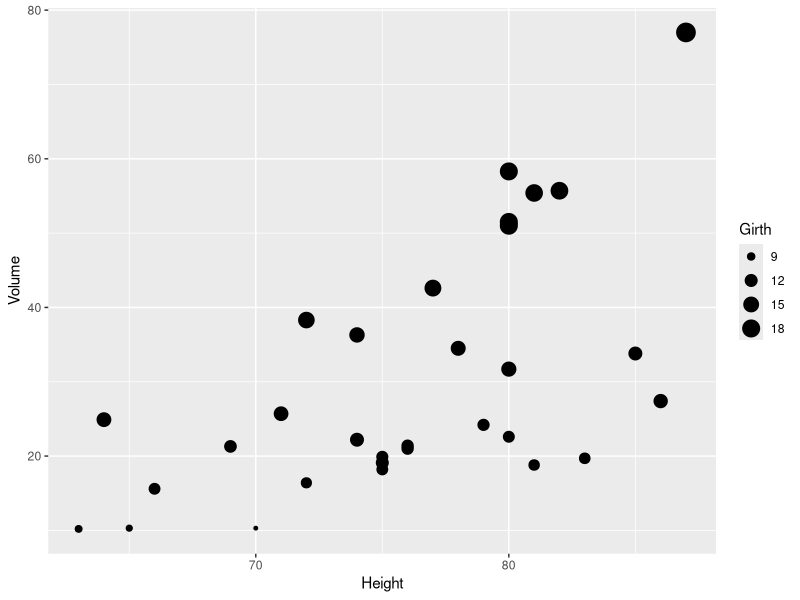
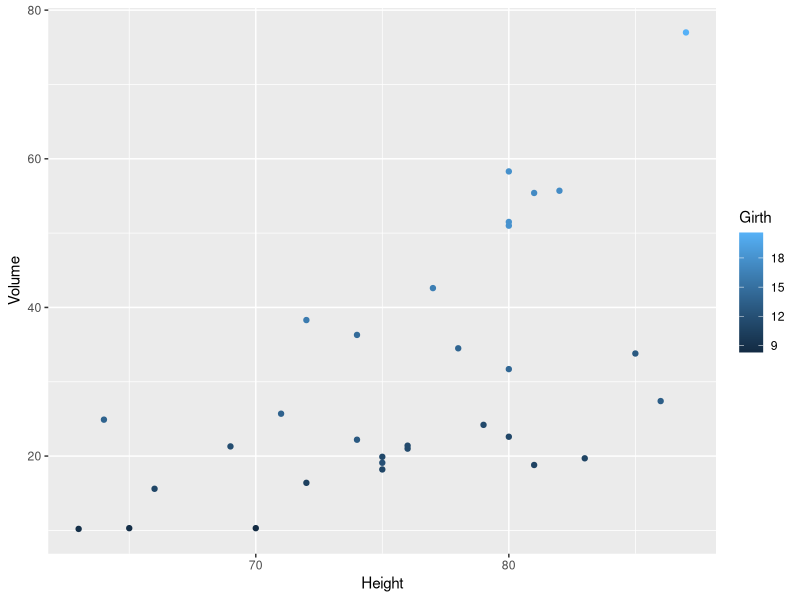
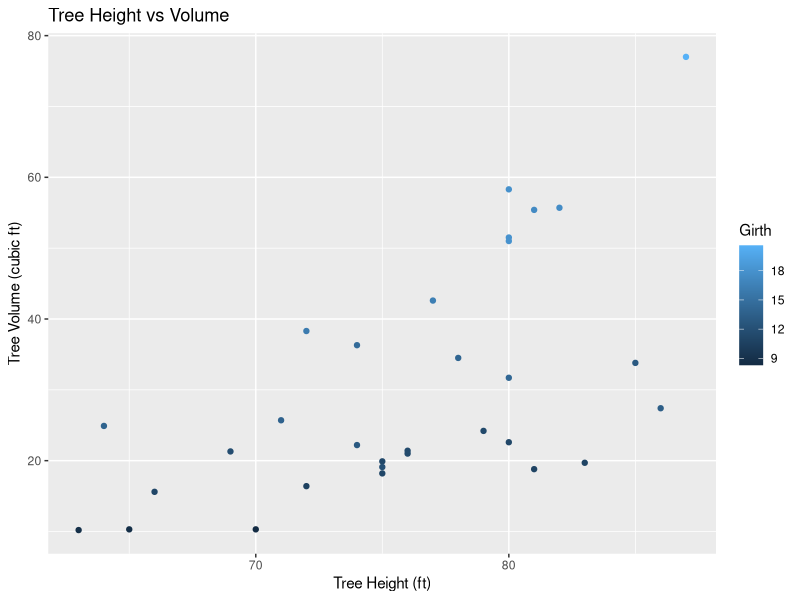
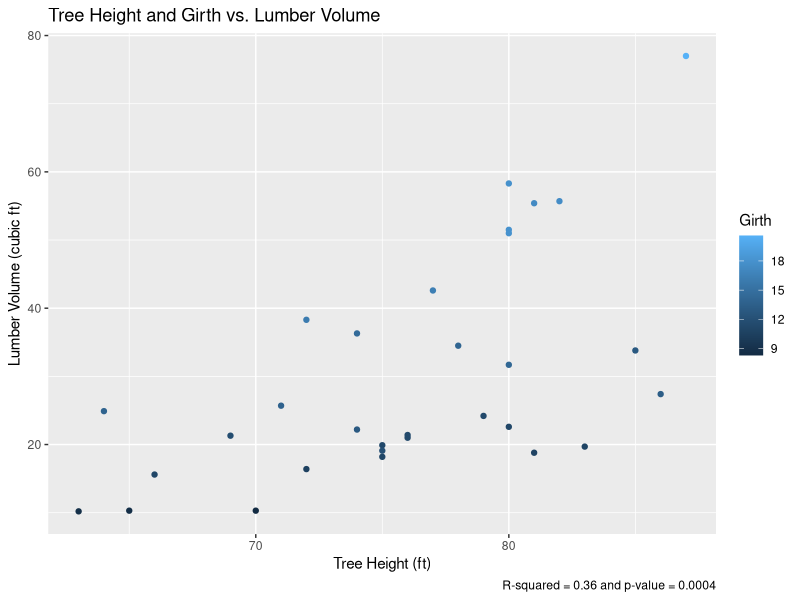
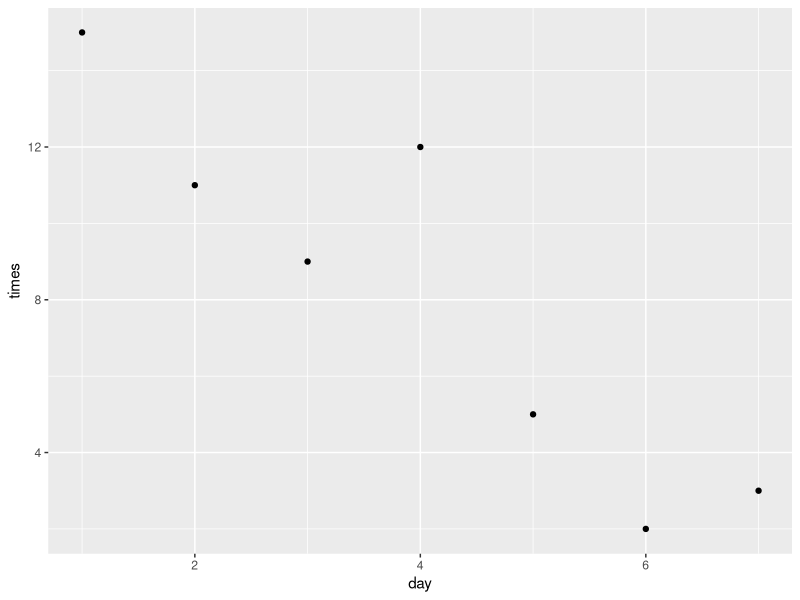
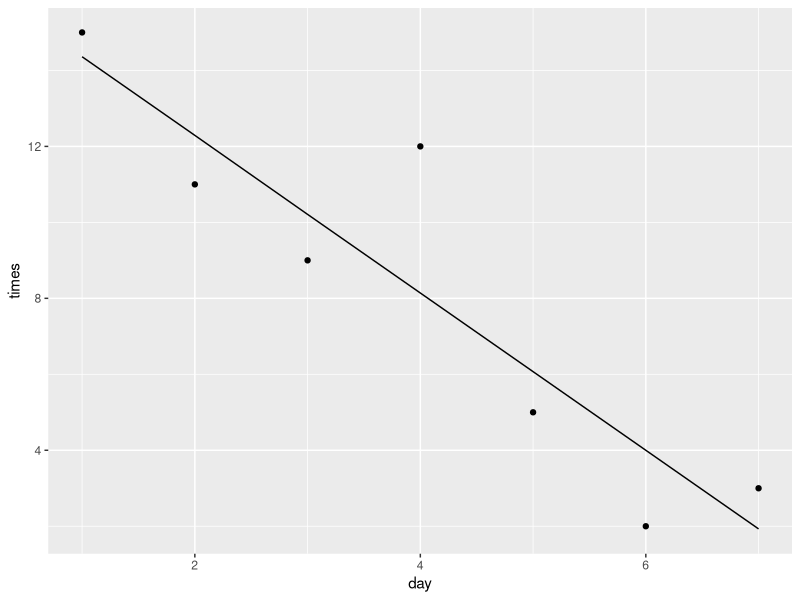
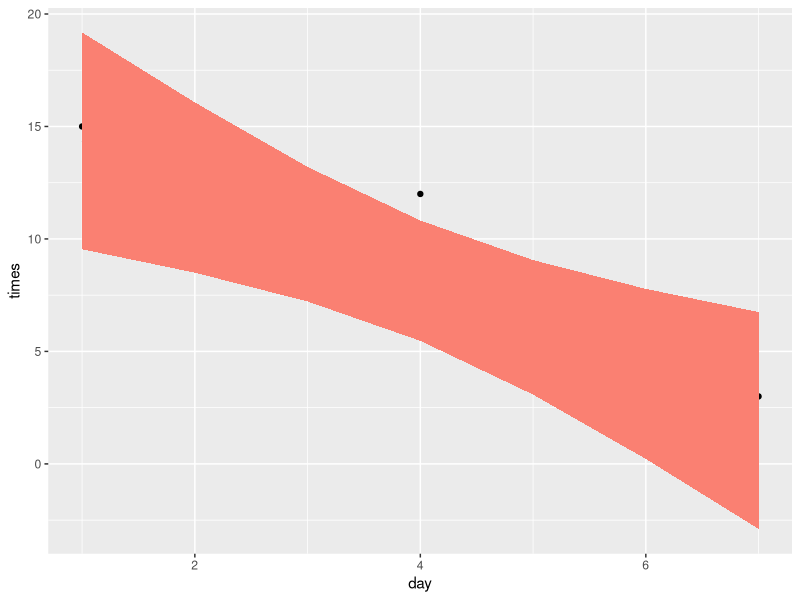
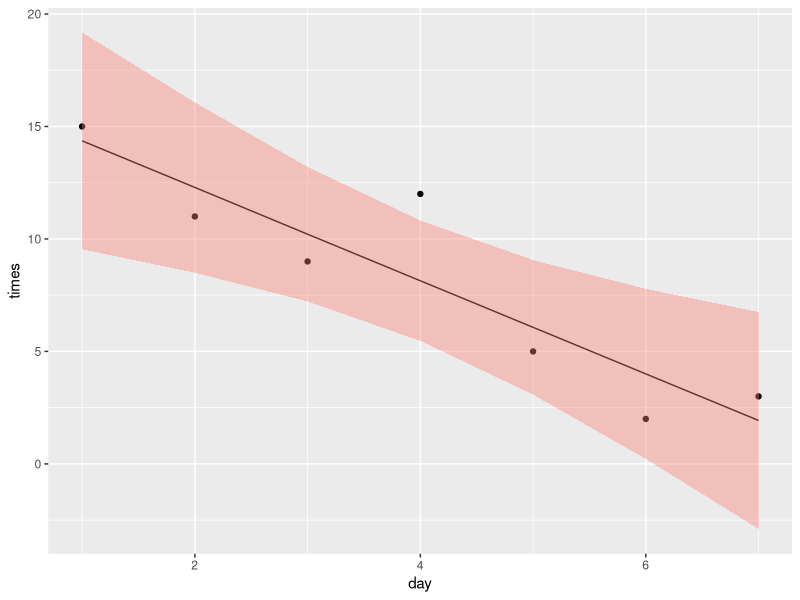

The R source for these figures, in order:
## ---- chunk 1
library(tidyverse)
library(ggplot2)
library(MASS)
## ---- chunk 2
ggplot( data=trees, aes(x=Height, y=Volume) ) +  
    geom_point( aes(size=Girth) ) 
## ---- chunk 3
ggplot( data=trees, aes(x=Height, y=Volume) ) +  
    geom_point( aes(color=Girth) ) 
## ---- chunk 4
ggplot( data=trees, aes(x=Height, y=Volume) ) +  
    geom_point( aes(color=Girth) ) + labs( title='Tree Height vs Volume' ) +
  labs( x="Tree Height (ft)", y="Tree Volume (cubic ft)" ) +
  labs( color="Girth")
## ---- chunk 5
ggplot( data=trees, aes(x=Height, y=Volume) ) +  
    geom_point( aes(color=Girth) ) + labs( title='Tree Height and Girth vs. Lumber Volume' ) +
  labs( x="Tree Height (ft)", y="Lumber Volume (cubic ft)" ) +
  labs( color="Girth") + labs( caption = "R-squared = 0.36 and p-value = 0.0004" )
## ---- chunk 6
Rosy <- data.frame(
  times = c(15, 11, 9, 12, 5, 2, 3),
  day   = 1:7,
  yhat  = c(14.36, 12.29, 10.21, 8.14, 6.07, 4.00,  1.93),
  lwr   = c( 9.54,  8.5,   7.22, 5.47, 3.08, 0.22, -2.89),
  upr   = c(19.18, 16.07, 13.2, 10.82, 9.06, 7.78,  6.75))
## ---- chunk 7
ggplot( data=Rosy, aes(x=day, y=times) ) +  
    geom_point()
## ---- chunk 8
ggplot(Rosy, aes(x=day)) +
  geom_point(aes(y=times)) +
  geom_line( aes(y=yhat)) 
## ---- chunk 9
ggplot(Rosy, aes(x=day)) +
  geom_point(aes(y=times)) +
  geom_line( aes(y=yhat)) +
  geom_ribbon( aes(ymin=lwr, ymax=upr), fill='salmon')
## ---- chunk 10
ggplot(Rosy, aes(x=day)) +
  geom_point(aes(y=times)) +
  geom_line( aes(y=yhat)) +
  geom_ribbon( aes(ymin=lwr, ymax=upr), fill='salmon', alpha = 0.4)
## ---- chunk 11
ggplot(Rosy, aes(x=day)) +
  geom_point(aes(y=times)) +
  geom_line( aes(y=yhat)) +
  geom_ribbon( aes(ymin=lwr, ymax=upr), fill='cornflowerblue', alpha = 0.4)
## ---- chunk 12
ggplot(Rosy, aes(x=day)) +
  geom_point(aes(y=times)) +
  geom_line( aes(y=yhat)) +
  geom_ribbon( aes(ymin=lwr, ymax=upr), fill='cornflowerblue', alpha = 0.4) + labs( title='Daily “Ring Around the Rosy” Play Over Time' ) +
  labs( x="Days Since Learning “Ring Around the Rosy”", y="Number of Times Played Since Learning" ) 
## ---- chunk 13
data(birthwt)
## ---- chunk 14
library(tidyverse)
data('birthwt', package='MASS')
birthwt <- birthwt %>% mutate(
  race  = factor(race,  labels=c('White','Black','Other')),
  smoke = factor(smoke, labels=c('No Smoke', 'Smoke')))
## ---- chunk 15
ggplot(birthwt, aes(x = bwt)) + geom_histogram()
## ---- chunk 16
ggplot(birthwt, aes(x = bwt)) + geom_histogram() + facet_grid(.~smoke)
## ---- chunk 17
ggplot(birthwt, aes(x = bwt)) + geom_histogram() + facet_grid(smoke ~ race)
## ---- chunk 18
ggplot(birthwt, aes(x = bwt, y = after_stat(density))) + geom_histogram() + facet_grid(. ~ smoke)
## ---- chunk 19
ggplot(birthwt, aes(x = bwt, y = after_stat(density))) + geom_histogram() + geom_density() + facet_grid(. ~ smoke)
## ---- chunk 20
ggplot(birthwt, aes(x = bwt, y = after_stat(density))) + geom_histogram(fill = 'cornsilk', color = 'grey60') + geom_density() + facet_grid(. ~ smoke)
## ---- chunk 21
ggplot(birthwt, aes(x = bwt, y = after_stat(density))) + geom_density() + geom_histogram(fill = 'cornsilk', color = 'grey60') + facet_grid(. ~ smoke)
## ---- chunk 22
ggplot(birthwt, aes(x = bwt, y = after_stat(density))) + geom_histogram(fill = 'cornsilk', color = 'grey60') + geom_density() + facet_grid(. ~ smoke)
## ---- chunk 23
ggplot(birthwt, aes(x = bwt, y = after_stat(density))) + geom_histogram(fill = 'cornsilk', color = 'grey60') + geom_density() + facet_grid(smoke ~ .)
## ---- chunk 24
?ChickWeight
## ---- chunk 25
data(ChickWeight)
ggplot(ChickWeight, aes(x = Time, y = weight, color = Diet)) + geom_point() + facet_wrap(~ Chick)
## ---- chunk 26
data(ChickWeight)
ggplot(ChickWeight, aes(x = Time, y = weight, group = Chick, color = Chick)) +
  geom_point() + geom_line() +
  facet_grid( ~ Diet) 
